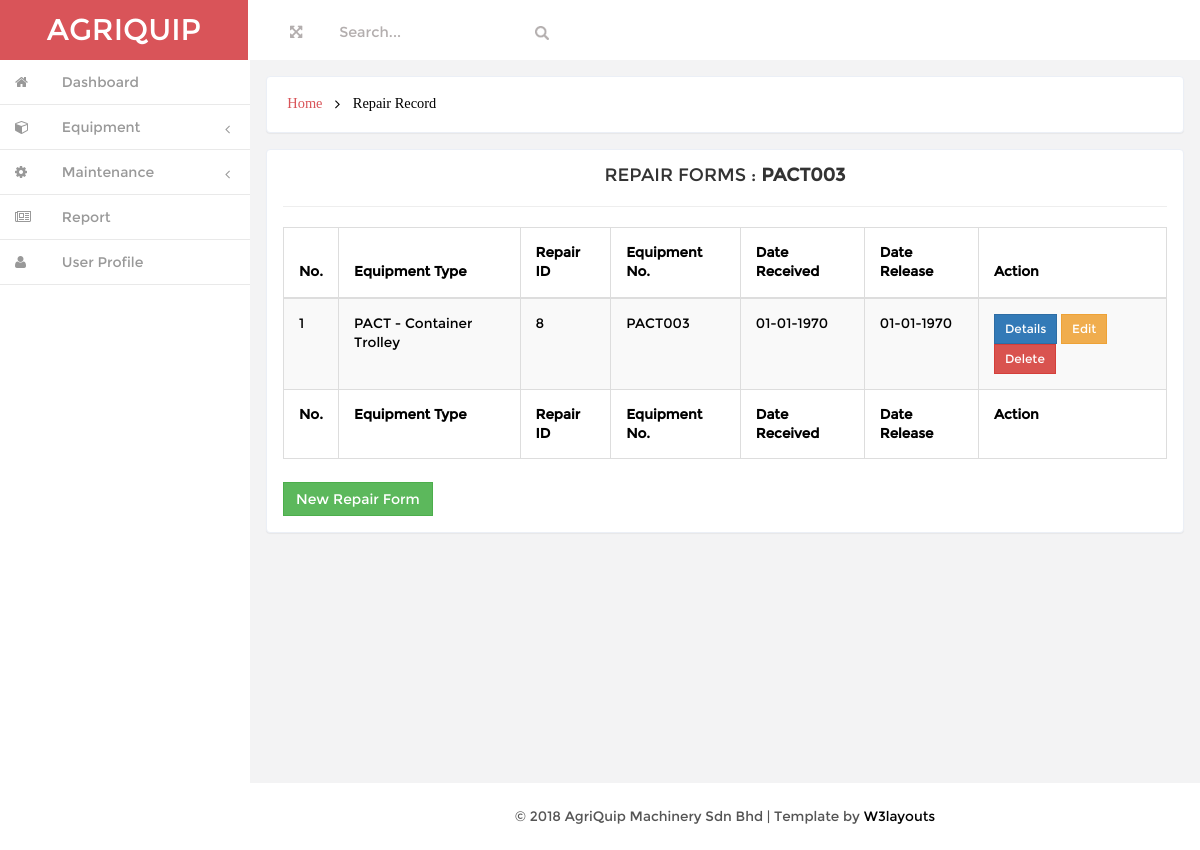
Page /user/admin/equipment_repairlist.php?equipment_no=PACT003 on the committed database.
### tables this page shows
CREATE TABLE IF NOT EXISTS `repair` (
  `repair_id` int(20) NOT NULL AUTO_INCREMENT,
  `type_name` varchar(200) NOT NULL,
  `equipment_no` varchar(200) NOT NULL,
  `date_received` varchar(20) NOT NULL,
  `submitted_by` varchar(200) NOT NULL,
  `date_released` varchar(20) NOT NULL,
  `remark` varchar(200) NOT NULL,
  PRIMARY KEY (`repair_id`)
);

### user/admin/equipment_repairlist.php (the view, shortened to what this page needs)
<!DOCTYPE HTML>
<html>
<head>
<link href="css/bootstrap.min.css" rel='stylesheet' type='text/css' />
<link href="css/style.css" rel='stylesheet' type='text/css' />
<link href="css/font-awesome.css" rel="stylesheet">
<link href="css/custom.css" rel="stylesheet">
			<?php include "database.php";?>
</head>
<body>
<div id="wrapper">
        <nav class="navbar-default navbar-static-top" role="navigation">
             <div class="navbar-header">
               <h1> <a class="navbar-brand" href="index.html">AGRIQUIP</a></h1>
			   </div>
			 <div class=" border-bottom">
        	<div class="full-left">
        	  <section class="full-top">
				<button id="toggle"><i class="fa fa-arrows-alt"></i></button>
			</section>
			<form class=" navbar-left-right">
              <input type="text"  value="Search..." onfocus="this.value = '';" onblur="if (this.value == '') {this.value = 'Search...';}">
              <input type="submit" value="" class="fa fa-search">
            </form>
            <div class="clearfix"> </div>
           </div>
			<div class="clearfix">
     </div>
		    <div class="navbar-default sidebar" role="navigation">
            <div class="sidebar-nav navbar-collapse">
                <ul class="nav" id="side-menu">
                    <li>
                        <a href="dashboard.php" class=" hvr-bounce-to-right"><i class="fa fa-home nav_icon"></i><span class="nav-label"> Dashboard</span> </a>
                    </li>
										<li>
                        <a href="#" class=" hvr-bounce-to-right"><i class="fa fa-cube nav_icon"></i> <span class="nav-label">Equipment</span><span class="fa arrow"></span></a>
                    </li>
										<li>
                        <a href="#" class=" hvr-bounce-to-right"><i class="fa fa-cog nav_icon"></i> <span class="nav-label">Maintenance</span><span class="fa arrow"></span></a>
                    </li>
										<li>
                        <a href="gallery.html" class=" hvr-bounce-to-right"><i class="fa fa-newspaper-o nav_icon"></i> <span class="nav-label">Report</span> </a>
                    </li>
										<li>
                        <a href="#" class=" hvr-bounce-to-right"><i class="fa fa-user nav_icon"></i> <span class="nav-label">User Profile</span></a>
                    </li>
                </ul>
            </div>
			</div>
        </nav>
		 <div id="page-wrapper" class="gray-bg dashbard-1">
       <div class="content-main">
		     <div class="banner">
		    	<h2>
				<a href="index.html">Home</a>
				<i class="fa fa-angle-right"></i>
				<span>Repair Record</span>
				</h2>
		    </div>
 	<div class="blank">
			<div class="blank-page">
				<?php
					$equipment_no = $_GET['equipment_no'];
					?>
				<div class="header">
						<center><h4 class="title">REPAIR FORMS : <b><?php echo $equipment_no; ?></b></h4>
							</center>
				</div>
				<hr>
				<div class="body">
					<div class="dataTable_wrapper">
						<div class="table-responsive">
						<table class="table table-bordered table-striped table-hover" id="dataTables-example">
								<thead>
										<tr>
												<th>No.</th>
												<th>Equipment Type</th>
												<th>Repair ID</th>
												<th>Equipment No.</th>
												<th>Date Received</th>
												<th>Date Release</th>
												<th>Action</th>
										</tr>
								</thead>
								<tfoot>
										<tr>
											<th>No.</th>
											<th>Equipment Type</th>
											<th>Repair ID</th>
											<th>Equipment No.</th>
											<th>Date Received</th>
											<th>Date Release</th>
											<th>Action</th>
										</tr>
								</tfoot>
								<tbody>
									<?php
										$count = 0;
										$sql = "SELECT * FROM repair WHERE equipment_no='$equipment_no'";
										$result = $conn->query($sql);
										while($row = $result->fetch_assoc()){
											$type_name = $row["type_name"];
											$equipment_no = $row["equipment_no"];
											$repair_id = $row["repair_id"];
											$count++;
									?>
									<tr>
										<td><?php echo $count; ?></td>
										<td><?php echo $type_name; ?></td>
										<td><?php echo $repair_id; ?></td>
										<td><?php echo $equipment_no; ?></td>
										<td><?php echo date('d-m-Y', strtotime($row['date_received'])); ?></td>
										<td><?php echo date('d-m-Y', strtotime($row['date_released'])); ?></td>
										<td>
											<div>
												<a href="repairview.php?repair_id=<?php echo $repair_id;?>" data-toggle="modal"><button type='button' class='btn btn-primary btn-sm'>Details</button></a>
												<a href="#edit_repair<?php echo $repair_id;?>" data-toggle="modal"><button type='button' class='btn btn-warning btn-sm'>Edit</button></a>
												<a href="#delete_repair<?php echo $repair_id;?>" data-toggle="modal"><button type='button' class='btn btn-danger btn-sm'>Delete</button></a>
											</div>
										</td>
									</tr>
									<?php }
									?>
								</tbody>
						</table>
					</div>
				</div>
				</div>
				<br>
				<a class="btn btn-success" href="repairform.php">New Repair Form</a>
	    </div>
	</div>
<div class="copy">
            <p> &copy; 2018 AgriQuip Machinery Sdn Bhd | Template by <a href="http://w3layouts.com/" target="_blank">W3layouts</a> </p>	    </div>
		</div>
		</div>
       </div>
</body>
</html>

### user/admin/css/style.css (style rules this page uses)
h4, h5, h6, h1, h2, h3 { margin: 0; }
ul, ol { margin: 0;padding: 0; }
p { margin: 0; }
html, body { font-family:'Montserrat-Regular'; font-size: 100%; background:#F3F3F4; overflow-x: hidden; }
body a { transition:0.5s all; -webkit-transition:0.5s all; -moz-transition:0.5s all; -o-transition:0.5s all; -ms-transition:0.5s all; }
div#wrapper { background-color: #fff; }
.navbar-default.sidebar { background-color: #fff; }
h1 a.navbar-brand { color: #fff !important; font-size: 30px; font-weight: 500; padding: 20px 0px; background: #d95459; text-align: center; width:248px; height: 60px; }
i.nav_icon { color: #fff; margin-right:6px; }
.sidebar ul li a { color: #999; font-size:14px; }
.hvr-bounce-to-right { display: inline-block; vertical-align: middle; -webkit-transform: translateZ(0); transform: translateZ(0); box-shadow: 0 0 1px rgba(0, 0, 0, 0); -webkit-backface-visibility: hidden; backface-visibility: hidden; -moz-osx-font-smoothing: grayscale; position: relative; -webkit-transition-property: color; transition-property: color; -webkit-transition-duration: 0.5s; transition-duration: 0.5s; }
.hvr-bounce-to-right:before { content: ""; position: absolute; z-index: -1; top: 0; left: 0; right: 80%; bottom: 0; background:#7f8c8d; -webkit-transform: scaleX(0); transform: scaleX(0); -webkit-transform-origin: 0 50%; transform-origin: 0 50%; -webkit-transition-property: transform; transition-property: transform; -webkit-transition-duration: 0.5s; transition-duration: 0.5s; -webkit-transition-timing-function: ease-out; transition-timing-function: ease-out; }
.nav > li > a { color: #999; font-weight:500; padding: 0px 20px 0px 0px; font-size: 0.85em; border-bottom: 1px solid #E9E9E9; }
.nav > li > a i { margin-right: 14px; }
i.nav_icon { color: #999; padding: 15px; width: 44px; height: 44px; }
span.fa.arrow { margin-top: 17px; }
@media (min-width: 768px) { #page-wrapper { position: inherit; margin: 0 0 0 240px; min-height: 1000px; } }
.content-main { background-color: #F3F3F4; padding-top: 1em; }
.full-top { float:left; }
.navbar-left-right { float: left; margin-left: 6%; }
.border-bottom { background-color: #fff; }
.full-left { float: left; width: 40%; margin-left: 3%; margin-top: 1.3em; }
.full-left button { background: none; border: none; outline: none; color: #B3AEAE; font-size: 0.9em; }
.navbar-left-right input[type="text"] { background: none; border: none; outline: none; color:#B3AEAE; font-size: 0.9em; }
.navbar-left-right input[type="submit"] { background: url(../images/search.png) 0px 2px no-repeat; width:16px; height:16px; border: none; outline: none; color:#B3AEAE; font-size: 0.9em; }
.banner { background: #fff; display: block; margin: 0em 1em ; padding:1em; border: 1px solid #ebeff6; border-color: #ebeff6; border-radius: 4px; -webkit-border-radius: 4px; -o-border-radius: 4px; -moz-border-radius: 4px; -ms-border-radius: 4px; -webkit-box-shadow: 0 1px 1px rgba(0,0,0,.05); box-shadow: 0 1px 1px rgba(0,0,0,.05); }
.banner h2 { font-size:0.9em; }
.banner h2 a { color:#D95459; text-decoration:none; font-family: 'Muli-Regular'; padding:0.3em ; }
.banner h2 span { color:#000; font-family: 'Muli-Regular'; padding:0.3em ; }
.banner h2 i { color:#000; vertical-align:middle; padding:0.3em ; }
.blank { padding: 1em; min-height: 650px; }
.blank-page { padding: 1em; background: #fff; border: 1px solid #ebeff6; border-radius: 4px; -webkit-border-radius: 4px; -o-border-radius: 4px; -moz-border-radius: 4px; -ms-border-radius: 4px; -webkit-box-shadow: 0 1px 1px rgba(0,0,0,.05); box-shadow: 0 1px 1px rgba(0,0,0,.05); }
.btn { border-radius: 0px; outline: none; }
.table td, .table>tbody>tr>td, .table>tbody>tr>th, .table>tfoot>tr>td, .table>tfoot>tr>th, .table>thead>tr>td, .table>thead>tr>th { padding: 15px !important; font-size: 0.85em; color: #000000; border-top: none !important; }
.table { margin-bottom: 0; }
.copy { background:#fff; text-align:center; padding:1.5em 0; }
.copy p, .copy-right p { font-size:0.85em; color:#555; }
.copy p a, .copy-right p a { color:#000; }

### user/admin/css/custom.css (style rules this page uses)
#wrapper { width: 100%; }
#page-wrapper { min-height: 568px; }
@media (min-width:768px) { #page-wrapper { position: inherit; margin: 0 0 0 250px; } }
.sidebar .sidebar-nav.navbar-collapse { padding-right: 0; padding-left: 0; }
.sidebar .arrow { float: right; }
.sidebar .fa.arrow:before { content: "\f104"; }
@media (min-width:768px) { .sidebar { z-index: 1; position: absolute; width: 250px; } }

### rows in the picture
repair: type_name "PACT - Container Trolley", repair_id "8", equipment_no "PACT003", date_received "01-01-1970", date_released "01-01-1970"

### other values in the picture
$equipment_no "PACT003"
